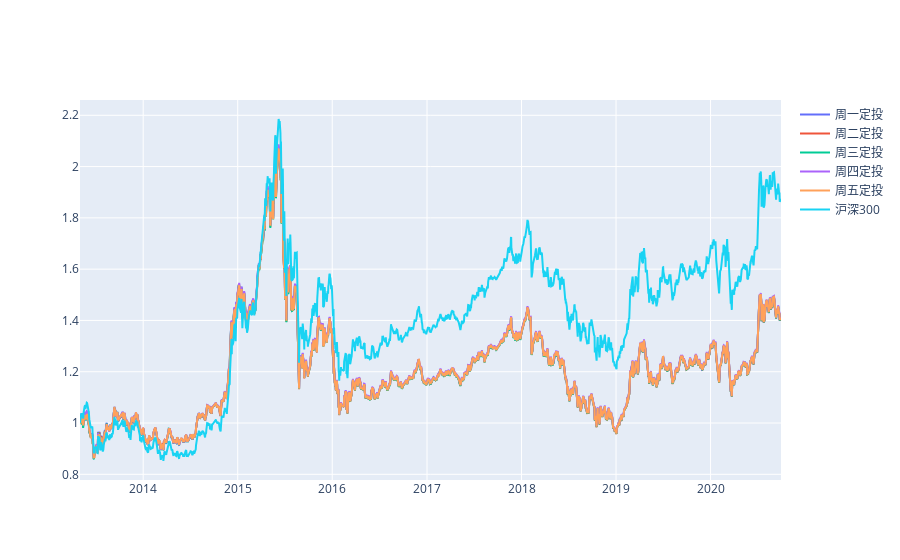

Notebook cell for this chart:
### Code cell
lstparams = []

for i in range(0, 5):
    buy0 = trdb2py.trading2_pb2.CtrlCondition(
        name='weekday',
        vals=[lststart[i]],
    )

    s0 = trdb2py.trading2_pb2.Strategy(
        name="normal",
        asset=trdb2py.str2asset(asset),
    )
    
    paramsaip = trdb2py.trading2_pb2.AIPParams(
        money=10000,
        type=trdb2py.trading2_pb2.AIPTT_WEEKDAY,
        day=lststart[i],
    )

    s0.buy.extend([buy0])
    s0.paramsBuy.CopyFrom(paramsbuy)
    s0.paramsSell.CopyFrom(paramssell)
#     s0.paramsInit.CopyFrom(paramsinit)
    s0.paramsAIP.CopyFrom(paramsaip)
    lstparams.append(trdb2py.trading2_pb2.SimTradingParams(
        assets=[trdb2py.str2asset(asset)],
        startTs=tsStart,
        endTs=tsEnd,
        strategies=[s0],
        title='{}定投'.format(lsttitle[i]),
    ))
 
lstaippnl = trdb2py.simTradings(trdb2cfg, lstparams)

trdb2py.showPNLs(lstaippnl + [pnlBaseline], toImg=isStaticImg, width=width, height=height)

### Figure 1 — Plotly figure (JSON) as saved in the notebook; plotly's stock layout.template omitted (floating-point values rounded to 4 significant figures; data arrays with more than 128 entries replaced by an {"elided": "..."} marker saying what was removed)
{"data": [{"mode": "lines", "name": "周一定投", "type": "scatter", "x": {"elided": "1810 str values"}, "y": {"elided": "1810 float values"}}, {"mode": "lines", "name": "周二定投", "type": "scatter", "x": {"elided": "1810 str values"}, "y": {"elided": "1810 float values"}}, {"mode": "lines", "name": "周三定投", "type": "scatter", "x": {"elided": "1810 str values"}, "y": {"elided": "1810 float values"}}, {"mode": "lines", "name": "周四定投", "type": "scatter", "x": {"elided": "1810 str values"}, "y": {"elided": "1810 float values"}}, {"mode": "lines", "name": "周五定投", "type": "scatter", "x": {"elided": "1810 str values"}, "y": {"elided": "1810 float values"}}, {"mode": "lines", "name": "沪深300", "type": "scatter", "x": {"elided": "1810 str values"}, "y": {"elided": "1810 float values"}}], "layout": {}}
